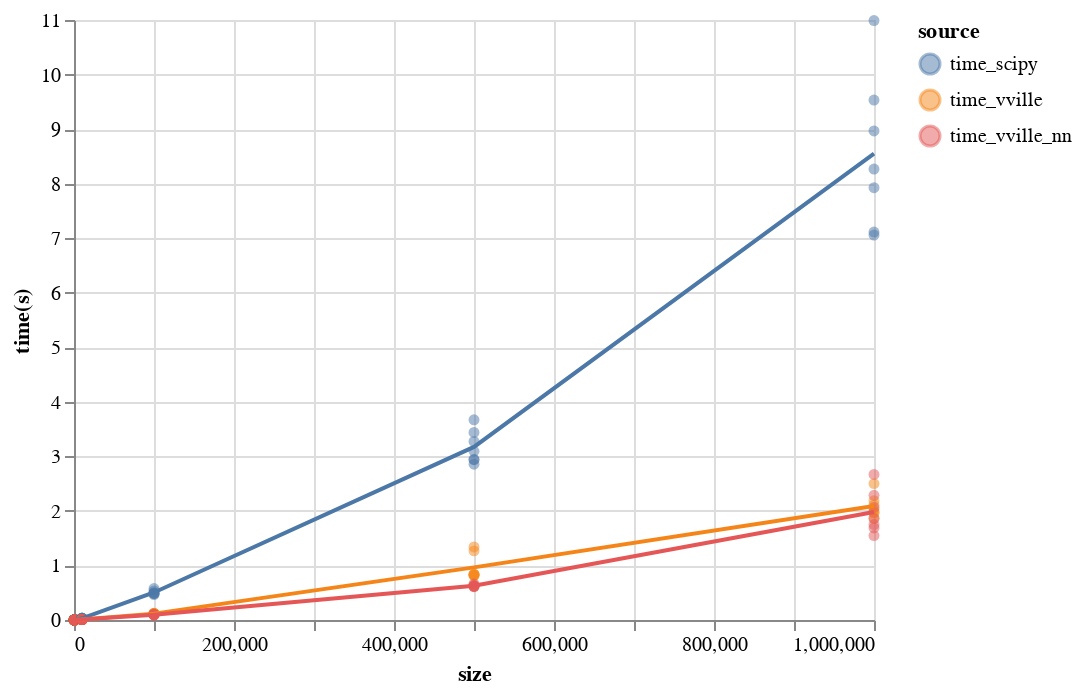

This figure's notebook cell:
### Code cell
points = (
    alt.Chart(timing_df)
    .mark_circle(opacity=0.5)
    .encode(x="size", y=alt.Y("time", title="time(s)"), color="source")
)
mean = (
    alt.Chart(timing_df)
    .mark_line()
    .encode(x=alt.X("size"), y=alt.Y("mean(time)", title="time(s)"), color="source")
)
points + mean

### Figure 1 — Vega-Lite specification as saved in the notebook (floating-point values rounded to 4 significant figures; data arrays with more than 128 entries replaced by an {"elided": "..."} marker saying what was removed)
{"config": {"view": {"continuousWidth": 400, "continuousHeight": 300}}, "layer": [{"mark": {"type": "circle", "opacity": 0.5}, "encoding": {"color": {"field": "source", "type": "nominal"}, "x": {"field": "size", "type": "quantitative"}, "y": {"field": "time", "title": "time(s)", "type": "quantitative"}}}, {"mark": "line", "encoding": {"color": {"field": "source", "type": "nominal"}, "x": {"field": "size", "type": "quantitative"}, "y": {"aggregate": "mean", "field": "time", "title": "time(s)", "type": "quantitative"}}}], "data": {"name": "data-b7a91d219ae8e4cd9a22fa3fc89bd3a7"}, "$schema": "https://vega.github.io/schema/vega-lite/v4.17.0.json", "datasets": {"data-b7a91d219ae8e4cd9a22fa3fc89bd3a7": {"elided": "147 records"}}}
